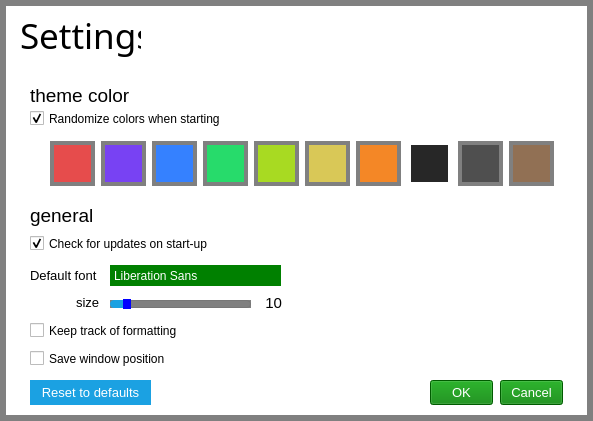
<?xml version="1.0" encoding="UTF-8"?>
<ui version="4.0">
 <class>Settings</class>
 <widget class="QDialog" name="Settings">
  <property name="geometry">
   <rect>
    <x>0</x>
    <y>0</y>
    <width>593</width>
    <height>421</height>
   </rect>
  </property>
  <property name="windowTitle">
   <string>Configure Settings</string>
  </property>
  <property name="windowIcon">
   <iconset resource="Resources.qrc">
    <normaloff>:/Images/Images/icon.png</normaloff>:/Images/Images/icon.png</iconset>
  </property>
  <property name="windowOpacity">
   <double>0.300000000000000</double>
  </property>
  <property name="styleSheet">
   <string notr="true">QDialog{

background : white;
border : 6px solid gray;

}
QScrollBar::handle:horizontal {
background: rgb(112, 208, 33);
border : 3px solid rgb(112, 208, 33);
min-width: 20px;
}
QScrollBar::handle:horizontal:hover {
background: solid green;
border : 3px solid green;
min-width: 20px;
}
QScrollBar::handle:horizontal:pressed {
background: solid rgb(19, 102, 24);
border : 3px solid rgb(19, 102, 24);
min-width: 20px;
}
QScrollBar::add-line:horizontal {
border: 2px solid rgb(220, 220, 220);
background:rgb(220, 220, 220);
width: 15px;
subcontrol-position: right;
subcontrol-origin: margin;
}
QScrollBar::sub-line:horizontal {
border: 2px solid rgb(220, 220, 220);
background:rgb(220, 220, 220);
width: 15px;
subcontrol-position: left;
subcontrol-origin: margin;
}
QScrollBar:left-arrow:horizontal {
border:2px solid rgb(220, 220, 220);
width: 20px;
height: 15px;
Image : url(:/Images/Images/arrow_left.png);
background: solid rgb(61, 155, 255); 
}
QScrollBar::right-arrow:horizontal {
border: none;
width: 20px;
height: 15px;
Image : url(:/Images/Images/arrow_right.png);
background: solid rgb(61, 155, 255);
}
QScrollBar::add-page:horizontal, QScrollBar::sub-page:horizontal {
background: white;
}

QScrollBar:vertical {
border: none;
background: solid rgb(220, 220, 220);
width: 15px;
margin: 20px 0px 20px 0px;
}
QScrollBar::handle:vertical {
background: solid rgb(112, 208, 33);
border : 3px solid rgb(112, 208, 33);
min-height: 20px;
border-radius : 15px;
}
QScrollBar::handle:vertical:hover {
background: solid green;
border : 3px solid green;
min-height: 20px;
}
QScrollBar::handle:vertical:pressed {
background: solid rgb(19, 102, 24);
border : 3px solid rgb(19, 102, 24);
min-height: 20px;
}
QScrollBar::add-line:vertical {
border: 3px solid rgb(220, 220, 220);
background: rgb(220, 220, 220);
height: 15px;
subcontrol-position: bottom;
subcontrol-origin: margin;
}
QScrollBar::sub-line:vertical {
border:3px solid rgb(220, 220, 220);
background: rgb(220, 220, 220);
height: 15px;
subcontrol-position: top;
subcontrol-origin: margin;
}
QScrollBar::up-arrow:vertical {
border:none;
width: 20px;
height:20px;
Image : url(:/Images/Images/arrow_top.png);
background: solid rgb(61, 155, 255);
}
QScrollBar::down-arrow:vertical {
border:none;
width: 20px;
height:20px;
Image : url(:/Images/Images/arrow_bottom.png);
background: solid rgb(61, 155, 255);
}
QScrollBar::add-page:vertical, QScrollBar::sub-page:vertical {
background:white;
}</string>
  </property>
  <widget class="QToolButton" name="toolButton">
   <property name="geometry">
    <rect>
     <x>560</x>
     <y>7</y>
     <width>24</width>
     <height>20</height>
    </rect>
   </property>
   <property name="minimumSize">
    <size>
     <width>15</width>
     <height>15</height>
    </size>
   </property>
   <property name="font">
    <font>
     <family>Lucida Grande</family>
     <pointsize>9</pointsize>
     <weight>75</weight>
     <bold>true</bold>
    </font>
   </property>
   <property name="toolTip">
    <string>Close</string>
   </property>
   <property name="styleSheet">
    <string notr="true">QToolButton{
Image : url(:/Images/Images/close.png);
background : solid white;
border : 0px  solid white;
color : white;
}
QToolButton:hover , QToolButton:selected{
Image : url(:/Images/Images/close_hover.png);
border : 0px  solid  rgb(27,161,226);
color : white;
}
</string>
   </property>
   <property name="text">
    <string/>
   </property>
   <property name="iconSize">
    <size>
     <width>17</width>
     <height>17</height>
    </size>
   </property>
   <property name="popupMode">
    <enum>QToolButton::DelayedPopup</enum>
   </property>
   <property name="toolButtonStyle">
    <enum>Qt::ToolButtonIconOnly</enum>
   </property>
   <property name="autoRaise">
    <bool>false</bool>
   </property>
  </widget>
  <widget class="QPushButton" name="pushButton_2">
   <property name="geometry">
    <rect>
     <x>500</x>
     <y>380</y>
     <width>63</width>
     <height>25</height>
    </rect>
   </property>
   <property name="font">
    <font>
     <family>Segoe UI</family>
     <pointsize>10</pointsize>
    </font>
   </property>
   <property name="styleSheet">
    <string notr="true">QPushButton{


background : green;
border : 1ps solid green;
color : white;

}
QPushButton:hover, QPushButton:pressed{


background :red;
border : 1px solid red;
color : white;

}</string>
   </property>
   <property name="text">
    <string>Cancel</string>
   </property>
  </widget>
  <widget class="QPushButton" name="pushButton_3">
   <property name="geometry">
    <rect>
     <x>430</x>
     <y>380</y>
     <width>63</width>
     <height>25</height>
    </rect>
   </property>
   <property name="font">
    <font>
     <family>Segoe UI</family>
     <pointsize>10</pointsize>
    </font>
   </property>
   <property name="styleSheet">
    <string notr="true">QPushButton{


background : green;
border : 1ps solid green;
color : white;

}
QPushButton:hover, QPushButton:pressed{


background : rgb(27,161,226);
border : 1px solid rgb(27,161,226);
color : white;

}</string>
   </property>
   <property name="text">
    <string>OK</string>
   </property>
   <property name="default">
    <bool>true</bool>
   </property>
  </widget>
  <widget class="QLabel" name="label_21">
   <property name="geometry">
    <rect>
     <x>20</x>
     <y>10</y>
     <width>121</width>
     <height>51</height>
    </rect>
   </property>
   <property name="font">
    <font>
     <family>Segoe UI Light</family>
     <pointsize>26</pointsize>
     <weight>50</weight>
     <bold>false</bold>
    </font>
   </property>
   <property name="text">
    <string>Settings</string>
   </property>
  </widget>
  <widget class="QLabel" name="label_22">
   <property name="geometry">
    <rect>
     <x>30</x>
     <y>80</y>
     <width>101</width>
     <height>31</height>
    </rect>
   </property>
   <property name="font">
    <font>
     <family>Segoe UI</family>
     <pointsize>14</pointsize>
     <weight>50</weight>
     <bold>false</bold>
    </font>
   </property>
   <property name="text">
    <string>theme color</string>
   </property>
  </widget>
  <widget class="QCheckBox" name="checkBox">
   <property name="geometry">
    <rect>
     <x>30</x>
     <y>110</y>
     <width>201</width>
     <height>17</height>
    </rect>
   </property>
   <property name="font">
    <font>
     <family>Segoe UI</family>
     <pointsize>9</pointsize>
    </font>
   </property>
   <property name="text">
    <string>Randomize colors when starting</string>
   </property>
   <property name="checked">
    <bool>true</bool>
   </property>
  </widget>
  <widget class="QLabel" name="label_23">
   <property name="geometry">
    <rect>
     <x>30</x>
     <y>200</y>
     <width>101</width>
     <height>31</height>
    </rect>
   </property>
   <property name="font">
    <font>
     <family>Segoe UI</family>
     <pointsize>14</pointsize>
     <weight>50</weight>
     <bold>false</bold>
    </font>
   </property>
   <property name="text">
    <string>general</string>
   </property>
  </widget>
  <widget class="QCheckBox" name="checkBox_3">
   <property name="geometry">
    <rect>
     <x>30</x>
     <y>235</y>
     <width>201</width>
     <height>17</height>
    </rect>
   </property>
   <property name="font">
    <font>
     <family>Segoe UI</family>
     <pointsize>9</pointsize>
    </font>
   </property>
   <property name="text">
    <string>Check for updates on start-up</string>
   </property>
   <property name="checked">
    <bool>true</bool>
   </property>
  </widget>
  <widget class="QLabel" name="label_24">
   <property name="geometry">
    <rect>
     <x>30</x>
     <y>260</y>
     <width>101</width>
     <height>31</height>
    </rect>
   </property>
   <property name="font">
    <font>
     <family>Segoe UI</family>
     <pointsize>10</pointsize>
     <weight>50</weight>
     <bold>false</bold>
    </font>
   </property>
   <property name="text">
    <string>Default font</string>
   </property>
  </widget>
  <widget class="QFontComboBox" name="fontComboBox">
   <property name="geometry">
    <rect>
     <x>110</x>
     <y>265</y>
     <width>171</width>
     <height>21</height>
    </rect>
   </property>
   <property name="font">
    <font>
     <family>Lucida Grande</family>
     <pointsize>9</pointsize>
     <weight>50</weight>
     <bold>false</bold>
    </font>
   </property>
   <property name="focusPolicy">
    <enum>Qt::NoFocus</enum>
   </property>
   <property name="toolTip">
    <string>Choose font</string>
   </property>
   <property name="styleSheet">
    <string notr="true">QFontComboBox {
     border: 1px solid green;
     /*border-radius: 3px;*/
     padding: 1px 18px 1px 3px;
     min-width: 6em;
 }
QFontComboBox:hover {
     border: 1px solid black;
     /*border-radius: 3px;*/
     padding: 1px 18px 1px 3px;
     min-width: 6em;
color :   rgb(27,161,226);;
     background: black;
 }

 QFontComboBox:editable {
color :  white;
     background: black;
 }

 QFontComboBox:!editable, QComboBox::drop-down:editable {
     /* background: qlineargradient(x1: 0, y1: 0, x2: 0, y2: 1,
                                  stop: 0 #E1E1E1, stop: 0.4 #DDDDDD,
                                  stop: 0.5 #D8D8D8, stop: 1.0 #D3D3D3);*/
 background : green;
color : white;
 }
  QComboBox QAbstractItemView {
     border: 0px solid green;
     selection-background-color:  solid rgb(27,161,226);
background :  solid green;
color : white;
 }
 QComboBox:!editable:on, QComboBox::drop-down:editable:on {
     background: green;
   color : white;
 }

 QComboBox:on { /* shift the text when the popup opens */
     padding-top: 3px;
     padding-left: 4px;
 }

 QComboBox::drop-down {
     subcontrol-origin: padding;
     subcontrol-position: top right;
     width: 15px;

     border-left-width: 1px;
     border-left-color: green;
     border-left-style: solid; /* just a single line */
     border-top-right-radius: 3px; /* same radius as the QComboBox */
     border-bottom-right-radius: 3px;
 }

</string>
   </property>
   <property name="editable">
    <bool>false</bool>
   </property>
   <property name="maxVisibleItems">
    <number>15</number>
   </property>
   <property name="insertPolicy">
    <enum>QComboBox::InsertAlphabetically</enum>
   </property>
   <property name="sizeAdjustPolicy">
    <enum>QComboBox::AdjustToContentsOnFirstShow</enum>
   </property>
   <property name="frame">
    <bool>false</bool>
   </property>
   <property name="currentFont">
    <font>
     <family>Lucida Grande</family>
     <pointsize>9</pointsize>
     <weight>50</weight>
     <italic>false</italic>
     <bold>false</bold>
     <stylestrategy>PreferAntialias</stylestrategy>
     <kerning>true</kerning>
    </font>
   </property>
  </widget>
  <widget class="QLabel" name="label_8">
   <property name="geometry">
    <rect>
     <x>261</x>
     <y>290</y>
     <width>21</width>
     <height>25</height>
    </rect>
   </property>
   <property name="font">
    <font>
     <family>Segoe UI</family>
     <pointsize>11</pointsize>
    </font>
   </property>
   <property name="styleSheet">
    <string notr="true"/>
   </property>
   <property name="text">
    <string>10</string>
   </property>
   <property name="alignment">
    <set>Qt::AlignRight|Qt::AlignTrailing|Qt::AlignVCenter</set>
   </property>
  </widget>
  <widget class="QLabel" name="label_7">
   <property name="geometry">
    <rect>
     <x>76</x>
     <y>290</y>
     <width>30</width>
     <height>25</height>
    </rect>
   </property>
   <property name="font">
    <font>
     <family>Segoe UI</family>
     <pointsize>10</pointsize>
    </font>
   </property>
   <property name="text">
    <string>size</string>
   </property>
  </widget>
  <widget class="QSlider" name="horizontalSlider">
   <property name="geometry">
    <rect>
     <x>110</x>
     <y>295</y>
     <width>141</width>
     <height>19</height>
    </rect>
   </property>
   <property name="focusPolicy">
    <enum>Qt::NoFocus</enum>
   </property>
   <property name="styleSheet">
    <string notr="true">QSlider::groove:horizontal {
border: 1px solid gray;
background: solid gray;
height:6px;
border-radius: 0px;
}

QSlider::sub-page:horizontal {
/*background: qlineargradient(x1: 0, y1: 0,    x2: 0, y2: 1,
    stop: 0 #66e, stop: 1 #bbf);
background: qlineargradient(x1: 0, y1: 0.2, x2: 1, y2: 1,
    stop: 0 #bbf, stop: 1 #55f);*/
background : solid rgb(27,161,226);
border: 0px solid #777;
height: 10px;
border-radius: 4px;
}

QSlider::add-page:horizontal {
background: gray;
border: 1px solid #777;
height: 10px;
border-radius: 4px;
}

QSlider::handle:horizontal {
background:blue;
border: 1px solid blue;
width: 6px;
margin-top: -2px;
margin-bottom: -2px;
border-radius: 0px;
}

QSlider::handle:horizontal:hover {
background:blue;
border: 1px solid blue;
border-radius: 0px;
}

</string>
   </property>
   <property name="minimum">
    <number>1</number>
   </property>
   <property name="maximum">
    <number>100</number>
   </property>
   <property name="value">
    <number>10</number>
   </property>
   <property name="sliderPosition">
    <number>10</number>
   </property>
   <property name="orientation">
    <enum>Qt::Horizontal</enum>
   </property>
  </widget>
  <widget class="QCheckBox" name="checkBox_4">
   <property name="geometry">
    <rect>
     <x>30</x>
     <y>350</y>
     <width>201</width>
     <height>17</height>
    </rect>
   </property>
   <property name="font">
    <font>
     <family>Segoe UI</family>
     <pointsize>9</pointsize>
    </font>
   </property>
   <property name="text">
    <string>Save window position</string>
   </property>
   <property name="checked">
    <bool>false</bool>
   </property>
  </widget>
  <widget class="QWidget" name="layoutWidget">
   <property name="geometry">
    <rect>
     <x>50</x>
     <y>140</y>
     <width>506</width>
     <height>47</height>
    </rect>
   </property>
   <layout class="QHBoxLayout" name="horizontalLayout">
    <item>
     <widget class="QPushButton" name="pushButton_18">
      <property name="minimumSize">
       <size>
        <width>45</width>
        <height>45</height>
       </size>
      </property>
      <property name="maximumSize">
       <size>
        <width>45</width>
        <height>45</height>
       </size>
      </property>
      <property name="font">
       <font>
        <family>Segoe UI</family>
        <pointsize>14</pointsize>
        <weight>50</weight>
        <italic>false</italic>
        <bold>false</bold>
        <underline>false</underline>
        <strikeout>false</strikeout>
       </font>
      </property>
      <property name="focusPolicy">
       <enum>Qt::NoFocus</enum>
      </property>
      <property name="styleSheet">
       <string notr="true">QPushButton {

background : solid #e64c4c;
border :4px  solid gray;
color : white;
}
QPushButton::checked{


background : solid #e64c4c;
border :4px  solid white;

}
</string>
      </property>
      <property name="text">
       <string/>
      </property>
      <property name="checkable">
       <bool>true</bool>
      </property>
      <property name="checked">
       <bool>false</bool>
      </property>
      <attribute name="buttonGroup">
       <string>buttonGroup</string>
      </attribute>
     </widget>
    </item>
    <item>
     <widget class="QPushButton" name="pushButton_19">
      <property name="minimumSize">
       <size>
        <width>45</width>
        <height>45</height>
       </size>
      </property>
      <property name="maximumSize">
       <size>
        <width>45</width>
        <height>45</height>
       </size>
      </property>
      <property name="font">
       <font>
        <family>Segoe UI</family>
        <pointsize>14</pointsize>
        <weight>50</weight>
        <italic>false</italic>
        <bold>false</bold>
        <underline>false</underline>
        <strikeout>false</strikeout>
       </font>
      </property>
      <property name="focusPolicy">
       <enum>Qt::NoFocus</enum>
      </property>
      <property name="styleSheet">
       <string notr="true">QPushButton {

background : solid #7842f3 ;
border :4px  solid gray;
color : white;
}
QPushButton::checked{

border :4px  solid white;
}

</string>
      </property>
      <property name="text">
       <string/>
      </property>
      <property name="checkable">
       <bool>true</bool>
      </property>
      <property name="checked">
       <bool>false</bool>
      </property>
      <attribute name="buttonGroup">
       <string>buttonGroup</string>
      </attribute>
     </widget>
    </item>
    <item>
     <widget class="QPushButton" name="pushButton_20">
      <property name="minimumSize">
       <size>
        <width>45</width>
        <height>45</height>
       </size>
      </property>
      <property name="maximumSize">
       <size>
        <width>45</width>
        <height>45</height>
       </size>
      </property>
      <property name="font">
       <font>
        <family>Segoe UI</family>
        <pointsize>14</pointsize>
        <weight>50</weight>
        <italic>false</italic>
        <bold>false</bold>
        <underline>false</underline>
        <strikeout>false</strikeout>
       </font>
      </property>
      <property name="focusPolicy">
       <enum>Qt::NoFocus</enum>
      </property>
      <property name="styleSheet">
       <string notr="true">QPushButton {

background : solid #3581ff;
border :4px  solid gray;
color : white;
}

QPushButton::checked{

border :4px  solid white;
}
</string>
      </property>
      <property name="text">
       <string/>
      </property>
      <property name="checkable">
       <bool>true</bool>
      </property>
      <property name="checked">
       <bool>false</bool>
      </property>
      <attribute name="buttonGroup">
       <string>buttonGroup</string>
      </attribute>
     </widget>
    </item>
    <item>
     <widget class="QPushButton" name="pushButton_21">
      <property name="minimumSize">
       <size>
        <width>45</width>
        <height>45</height>
       </size>
      </property>
      <property name="maximumSize">
       <size>
        <width>45</width>
        <height>45</height>
       </size>
      </property>
      <property name="font">
       <font>
        <family>Segoe UI</family>
        <pointsize>14</pointsize>
        <weight>50</weight>
        <italic>false</italic>
        <bold>false</bold>
        <underline>false</underline>
        <strikeout>false</strikeout>
       </font>
      </property>
      <property name="focusPolicy">
       <enum>Qt::NoFocus</enum>
      </property>
      <property name="styleSheet">
       <string notr="true">QPushButton {

background : solid #27db6b;
border :4px  solid gray;
color : white;
}
QPushButton::checked{

border :4px  solid white;
}

</string>
      </property>
      <property name="text">
       <string/>
      </property>
      <property name="checkable">
       <bool>true</bool>
      </property>
      <property name="checked">
       <bool>false</bool>
      </property>
      <attribute name="buttonGroup">
       <string>buttonGroup</string>
      </attribute>
     </widget>
    </item>
    <item>
     <widget class="QPushButton" name="pushButton_22">
      <property name="minimumSize">
       <size>
        <width>45</width>
        <height>45</height>
       </size>
      </property>
      <property name="maximumSize">
       <size>
        <width>45</width>
        <height>45</height>
       </size>
      </property>
      <property name="font">
       <font>
        <family>Segoe UI</family>
        <pointsize>14</pointsize>
        <weight>50</weight>
        <italic>false</italic>
        <bold>false</bold>
        <underline>false</underline>
        <strikeout>false</strikeout>
       </font>
      </property>
      <property name="focusPolicy">
       <enum>Qt::NoFocus</enum>
      </property>
      <property name="styleSheet">
       <string notr="true">QPushButton {

background : solid #a8da22;
border :4px  solid gray;
color : white;
}

QPushButton::checked{

border :4px  solid white;
}
</string>
      </property>
      <property name="text">
       <string/>
      </property>
      <property name="checkable">
       <bool>true</bool>
      </property>
      <property name="checked">
       <bool>false</bool>
      </property>
      <attribute name="buttonGroup">
       <string>buttonGroup</string>
      </attribute>
     </widget>
    </item>
    <item>
     <widget class="QPushButton" name="pushButton_23">
      <property name="minimumSize">
       <size>
        <width>45</width>
        <height>45</height>
       </size>
      </property>
      <property name="maximumSize">
       <size>
        <width>45</width>
        <height>45</height>
       </size>
      </property>
      <property name="font">
       <font>
        <family>Segoe UI</family>
        <pointsize>14</pointsize>
        <weight>50</weight>
        <italic>false</italic>
        <bold>false</bold>
        <underline>false</underline>
        <strikeout>false</strikeout>
       </font>
      </property>
      <property name="focusPolicy">
       <enum>Qt::NoFocus</enum>
      </property>
      <property name="styleSheet">
       <string notr="true">QPushButton {

background : solid #d9c857;
border :4px  solid gray;
color : white;
}

QPushButton::checked{

border :4px  solid white;
}
</string>
      </property>
      <property name="text">
       <string/>
      </property>
      <property name="checkable">
       <bool>true</bool>
      </property>
      <property name="checked">
       <bool>false</bool>
      </property>
      <attribute name="buttonGroup">
       <string>buttonGroup</string>
      </attribute>
     </widget>
    </item>
    <item>
     <widget class="QPushButton" name="pushButton_24">
      <property name="minimumSize">
       <size>
        <width>45</width>
        <height>45</height>
       </size>
      </property>
      <property name="maximumSize">
       <size>
        <width>45</width>
        <height>45</height>
       </size>
      </property>
      <property name="font">
       <font>
        <family>Segoe UI</family>
        <pointsize>14</pointsize>
        <weight>50</weight>
        <italic>false</italic>
        <bold>false</bold>
        <underline>false</underline>
        <strikeout>false</strikeout>
       </font>
      </property>
      <property name="focusPolicy">
       <enum>Qt::NoFocus</enum>
      </property>
      <property name="styleSheet">
       <string notr="true">QPushButton {

background : solid #f48726;
border :4px  solid gray;
color : white;
}

QPushButton::checked{

border :4px  solid white;
}
</string>
      </property>
      <property name="text">
       <string/>
      </property>
      <property name="checkable">
       <bool>true</bool>
      </property>
      <property name="checked">
       <bool>false</bool>
      </property>
      <attribute name="buttonGroup">
       <string>buttonGroup</string>
      </attribute>
     </widget>
    </item>
    <item>
     <widget class="QPushButton" name="pushButton_25">
      <property name="minimumSize">
       <size>
        <width>45</width>
        <height>45</height>
       </size>
      </property>
      <property name="maximumSize">
       <size>
        <width>45</width>
        <height>45</height>
       </size>
      </property>
      <property name="font">
       <font>
        <family>Segoe UI</family>
        <pointsize>14</pointsize>
        <weight>50</weight>
        <italic>false</italic>
        <bold>false</bold>
        <underline>false</underline>
        <strikeout>false</strikeout>
       </font>
      </property>
      <property name="focusPolicy">
       <enum>Qt::NoFocus</enum>
      </property>
      <property name="styleSheet">
       <string notr="true">QPushButton {

background : solid #272727;
border :4px  solid gray;
color : white;
}

QPushButton::checked{

border :4px  solid white;
}
</string>
      </property>
      <property name="text">
       <string/>
      </property>
      <property name="checkable">
       <bool>true</bool>
      </property>
      <property name="checked">
       <bool>true</bool>
      </property>
      <property name="autoDefault">
       <bool>false</bool>
      </property>
      <attribute name="buttonGroup">
       <string>buttonGroup</string>
      </attribute>
     </widget>
    </item>
    <item>
     <widget class="QPushButton" name="pushButton_27">
      <property name="minimumSize">
       <size>
        <width>45</width>
        <height>45</height>
       </size>
      </property>
      <property name="maximumSize">
       <size>
        <width>45</width>
        <height>45</height>
       </size>
      </property>
      <property name="font">
       <font>
        <family>Segoe UI</family>
        <pointsize>14</pointsize>
        <weight>50</weight>
        <italic>false</italic>
        <bold>false</bold>
        <underline>false</underline>
        <strikeout>false</strikeout>
       </font>
      </property>
      <property name="focusPolicy">
       <enum>Qt::NoFocus</enum>
      </property>
      <property name="styleSheet">
       <string notr="true">QPushButton {

background : solid #4f4f4f;
border :4px  solid gray;
color : white;
}

QPushButton::checked{

border :4px  solid white;
}
</string>
      </property>
      <property name="text">
       <string/>
      </property>
      <property name="checkable">
       <bool>true</bool>
      </property>
      <property name="checked">
       <bool>false</bool>
      </property>
      <attribute name="buttonGroup">
       <string>buttonGroup</string>
      </attribute>
     </widget>
    </item>
    <item>
     <widget class="QPushButton" name="pushButton_26">
      <property name="minimumSize">
       <size>
        <width>45</width>
        <height>45</height>
       </size>
      </property>
      <property name="maximumSize">
       <size>
        <width>45</width>
        <height>45</height>
       </size>
      </property>
      <property name="font">
       <font>
        <family>Segoe UI</family>
        <pointsize>14</pointsize>
        <weight>50</weight>
        <italic>false</italic>
        <bold>false</bold>
        <underline>false</underline>
        <strikeout>false</strikeout>
       </font>
      </property>
      <property name="focusPolicy">
       <enum>Qt::NoFocus</enum>
      </property>
      <property name="styleSheet">
       <string notr="true">QPushButton {

background : solid #917054;
border :4px  solid gray;
color : white;
}
QPushButton::checked{

border :4px  solid white;
}

</string>
      </property>
      <property name="text">
       <string/>
      </property>
      <property name="checkable">
       <bool>true</bool>
      </property>
      <property name="checked">
       <bool>false</bool>
      </property>
      <attribute name="buttonGroup">
       <string>buttonGroup</string>
      </attribute>
     </widget>
    </item>
   </layout>
  </widget>
  <widget class="QCheckBox" name="checkBox_5">
   <property name="geometry">
    <rect>
     <x>30</x>
     <y>322</y>
     <width>161</width>
     <height>17</height>
    </rect>
   </property>
   <property name="font">
    <font>
     <family>Segoe UI</family>
     <pointsize>9</pointsize>
    </font>
   </property>
   <property name="text">
    <string>Keep track of formatting</string>
   </property>
   <property name="checked">
    <bool>false</bool>
   </property>
  </widget>
  <widget class="QPushButton" name="pushButton_4">
   <property name="geometry">
    <rect>
     <x>30</x>
     <y>380</y>
     <width>121</width>
     <height>25</height>
    </rect>
   </property>
   <property name="font">
    <font>
     <family>Segoe UI</family>
     <pointsize>10</pointsize>
    </font>
   </property>
   <property name="styleSheet">
    <string notr="true">QPushButton {

background :  solid  rgb(27,161,226);
border : none;
color : white;

}
 QPushButton:hover {

background : solid rgb(78, 193, 255);
border :none;
color : white;
}
QPushButton:pressed{


background : solid black;
border :none;
color : white;

} </string>
   </property>
   <property name="text">
    <string>Reset to defaults</string>
   </property>
   <property name="default">
    <bool>true</bool>
   </property>
  </widget>
 </widget>
 <resources>
  <include location="Resources.qrc"/>
 </resources>
 <connections>
  <connection>
   <sender>horizontalSlider</sender>
   <signal>valueChanged(int)</signal>
   <receiver>label_8</receiver>
   <slot>setNum(int)</slot>
   <hints>
    <hint type="sourcelabel">
     <x>220</x>
     <y>338</y>
    </hint>
    <hint type="destinationlabel">
     <x>265</x>
     <y>337</y>
    </hint>
   </hints>
  </connection>
 </connections>
 <buttongroups>
  <buttongroup name="buttonGroup"/>
 </buttongroups>
</ui>
